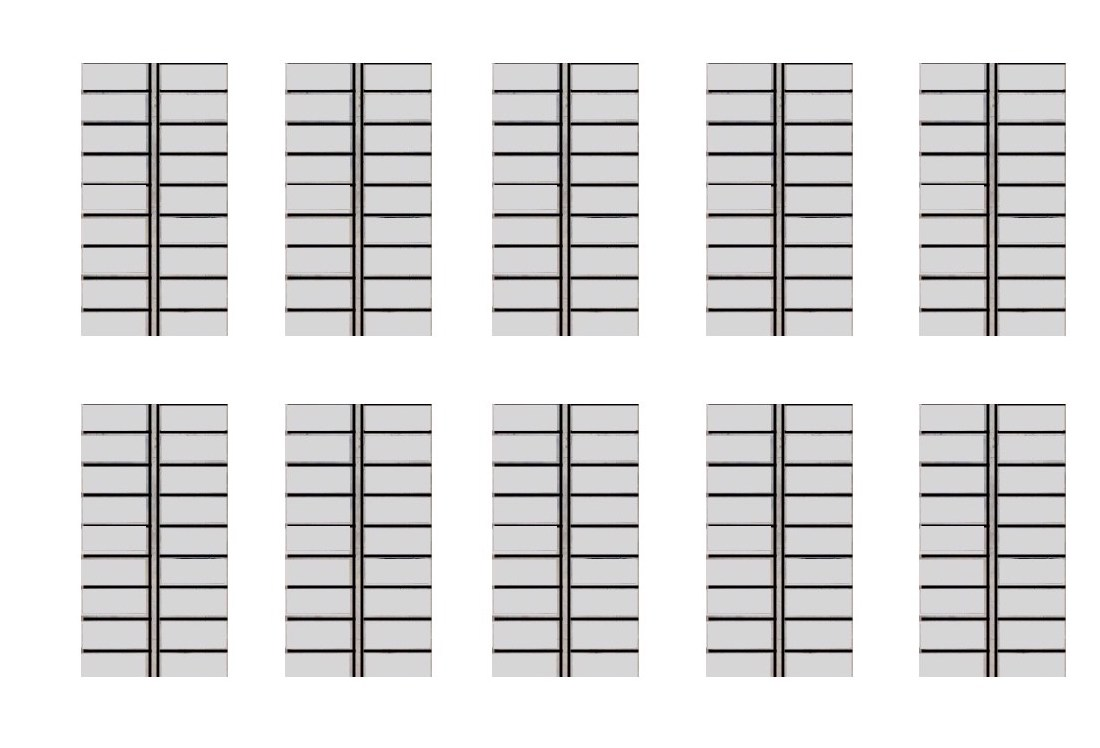
#> input picture parking-lot10/parking-lot10.jpg, 1100 x 748 px
$ python -i edge.py   (imports and definitions only)   (older library calls are emulated)
#> lines starting #> are read from the running program, lines starting #| are printed output that depends on the picture; after the words box and inside, x2 and y2 are one past the last pixel; in counts of white or black regions, pixels touching at a corner belong together
import cv2
import numpy as np

def edge(img):
    blur = cv2.GaussianBlur(img, (3,3), 0)
    gray = cv2.cvtColor(blur, cv2.COLOR_RGB2GRAY)
    ret, gray = cv2.threshold(gray, 0, 255, cv2.THRESH_OTSU | cv2.THRESH_BINARY_INV)
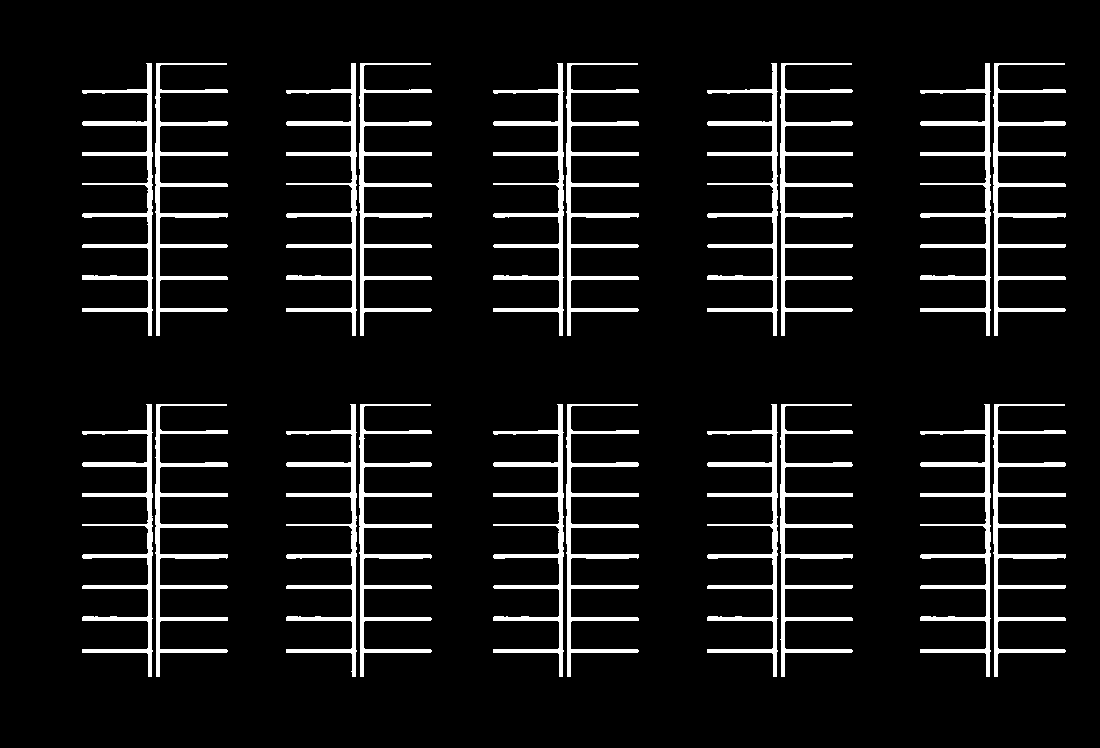
#> gray: shape (748, 1100); 8.2% white; 20 white regions, largest, box (x1, y1, x2, y2) and area: (155, 404, 228, 677) 3490, (993, 63, 1066, 336) 3489, (566, 404, 639, 677) 3488
#> ret = 150

    grad_x = cv2.Sobel(gray, cv2.CV_64F, 1, 0, ksize=3)
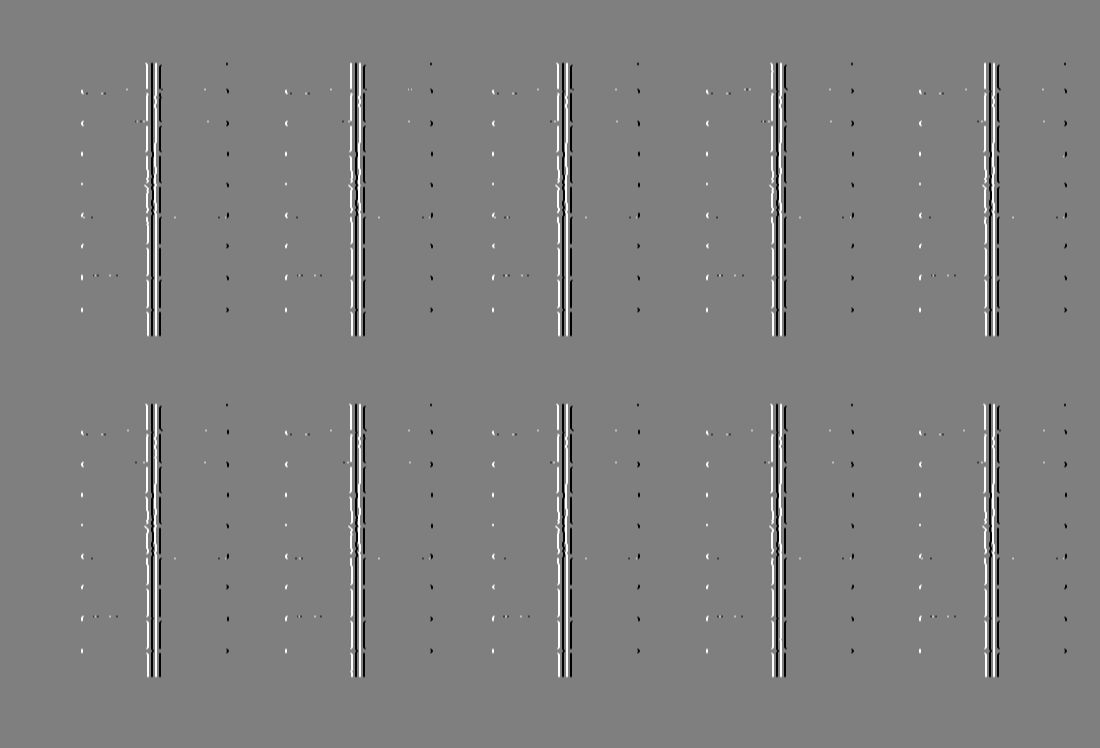
#> grad_x: shape (748, 1100) float64; min -1020, max 1020, mean 0; drawn with min black and max white
    grad_y = cv2.Sobel(gray, cv2.CV_64F, 0, 1, ksize=3)
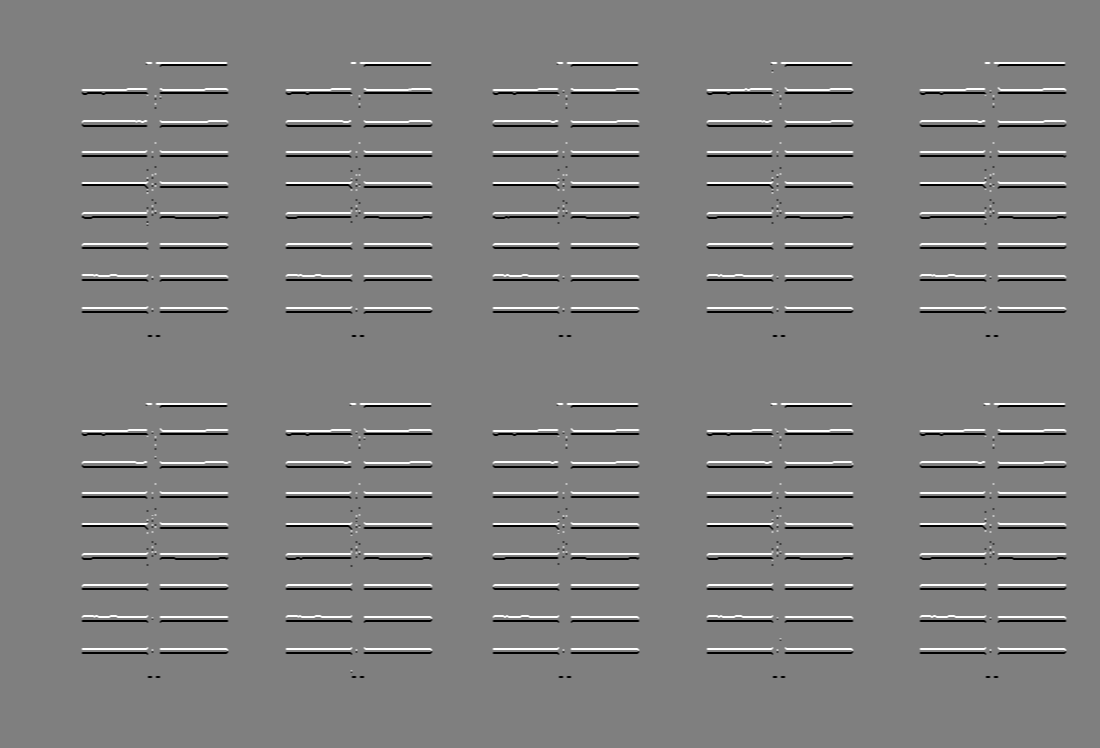
#> grad_y: shape (748, 1100) float64; min -1020, max 1020, mean 0; drawn with min black and max white

    abs_grad_x = cv2.convertScaleAbs(grad_x)
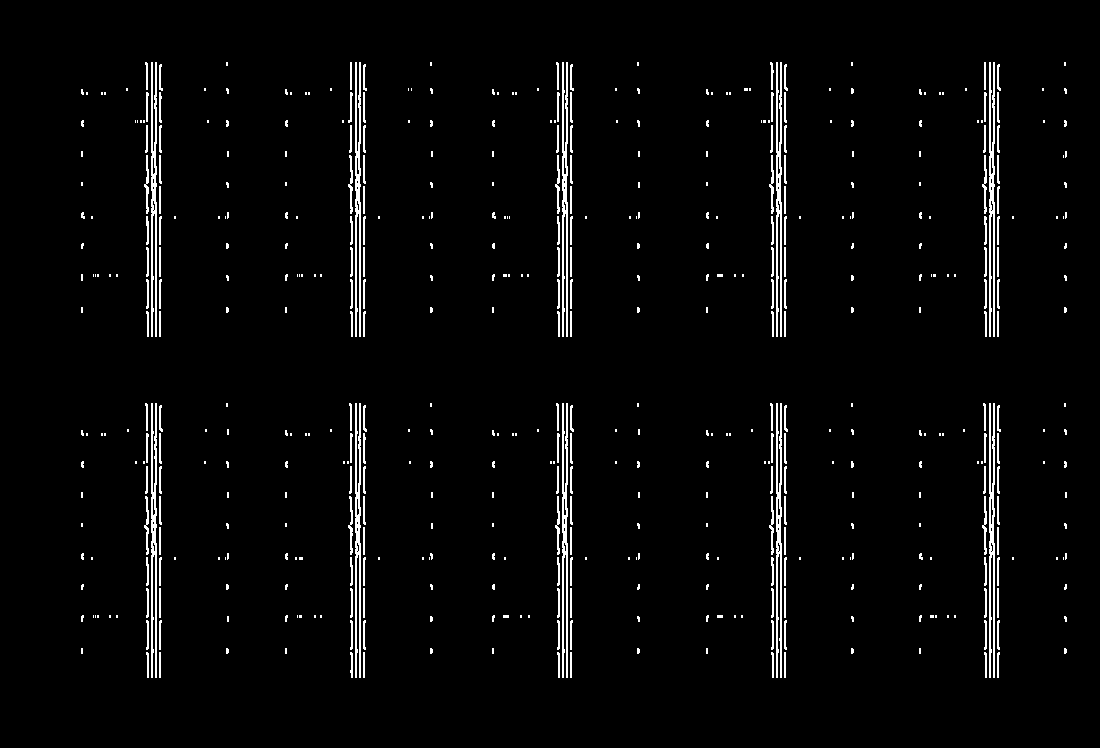
#> abs_grad_x: shape (748, 1100); 3.1% white in thin lines or dots, all inside (x1, y1, x2, y2) = (81, 62, 1067, 678)
    abs_grad_y = cv2.convertScaleAbs(grad_y)

    grad = np.sqrt(grad_x**2 + grad_y**2)
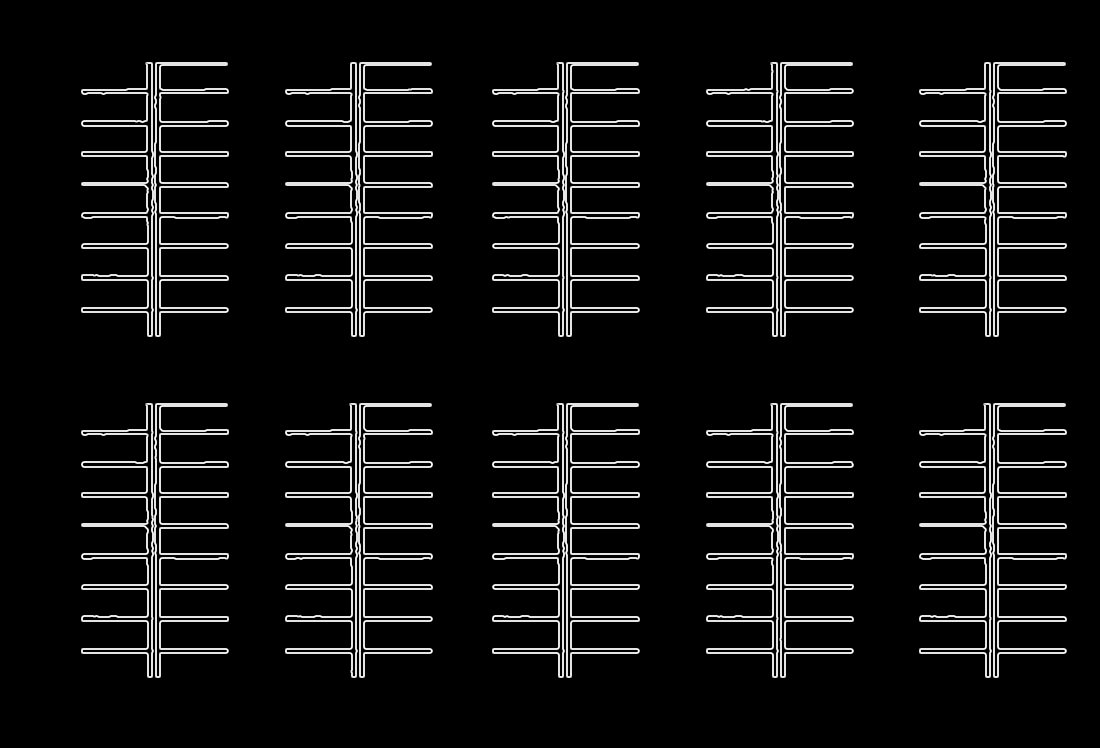
#> grad: shape (748, 1100) float64; min 0, max 1140.4, mean 82.8; drawn with min black and max white
    grad_norm = (grad * 255 / grad.max()).astype(np.uint8)

    return grad_norm

>>> import cv2
>>> picture = cv2.cvtColor(cv2.imread('parking-lot10/parking-lot10.jpg'), cv2.COLOR_BGR2RGB)
>>> result = edge(picture)
